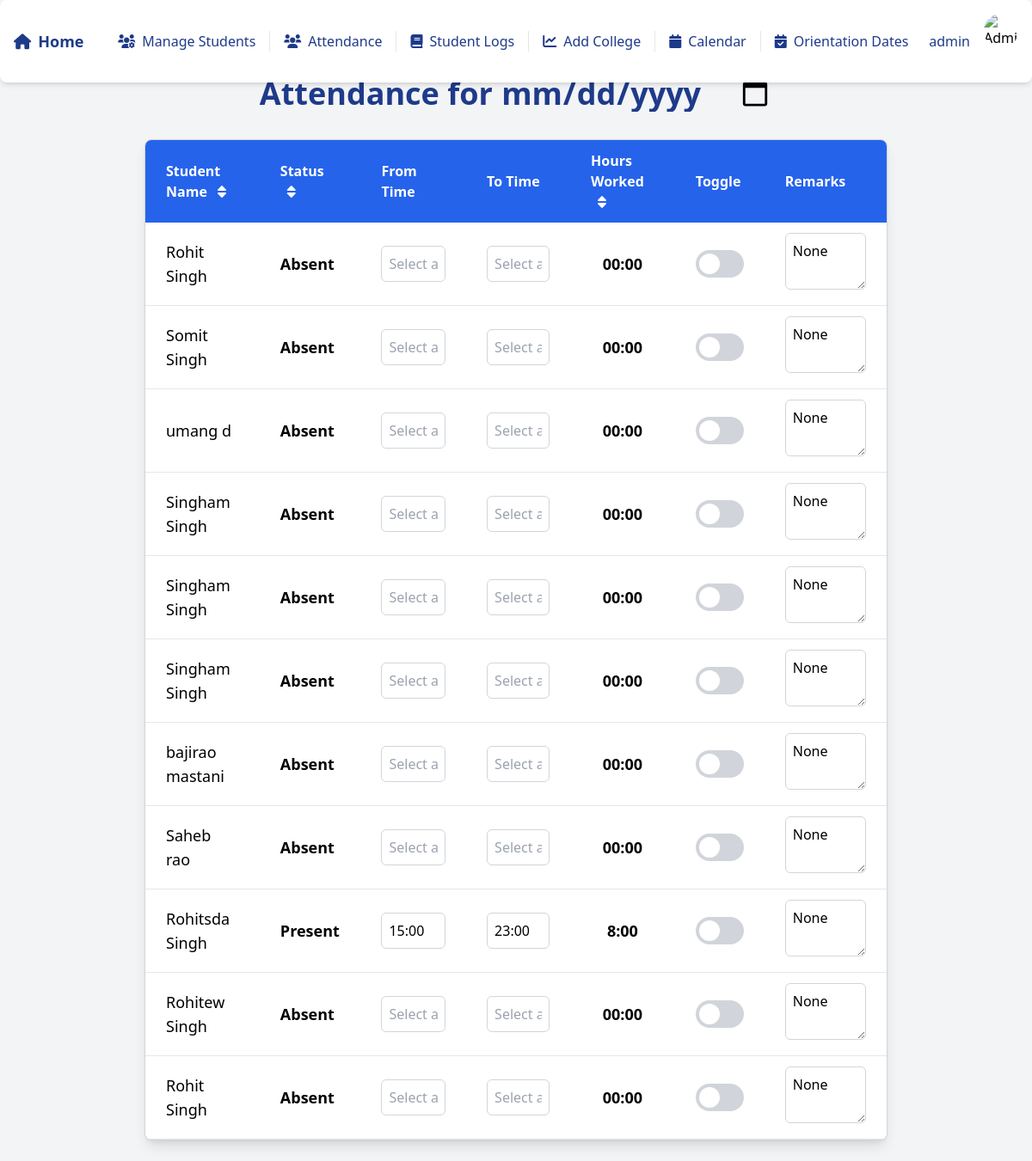
Page /attendance/ (signed in) on the earlier database version.
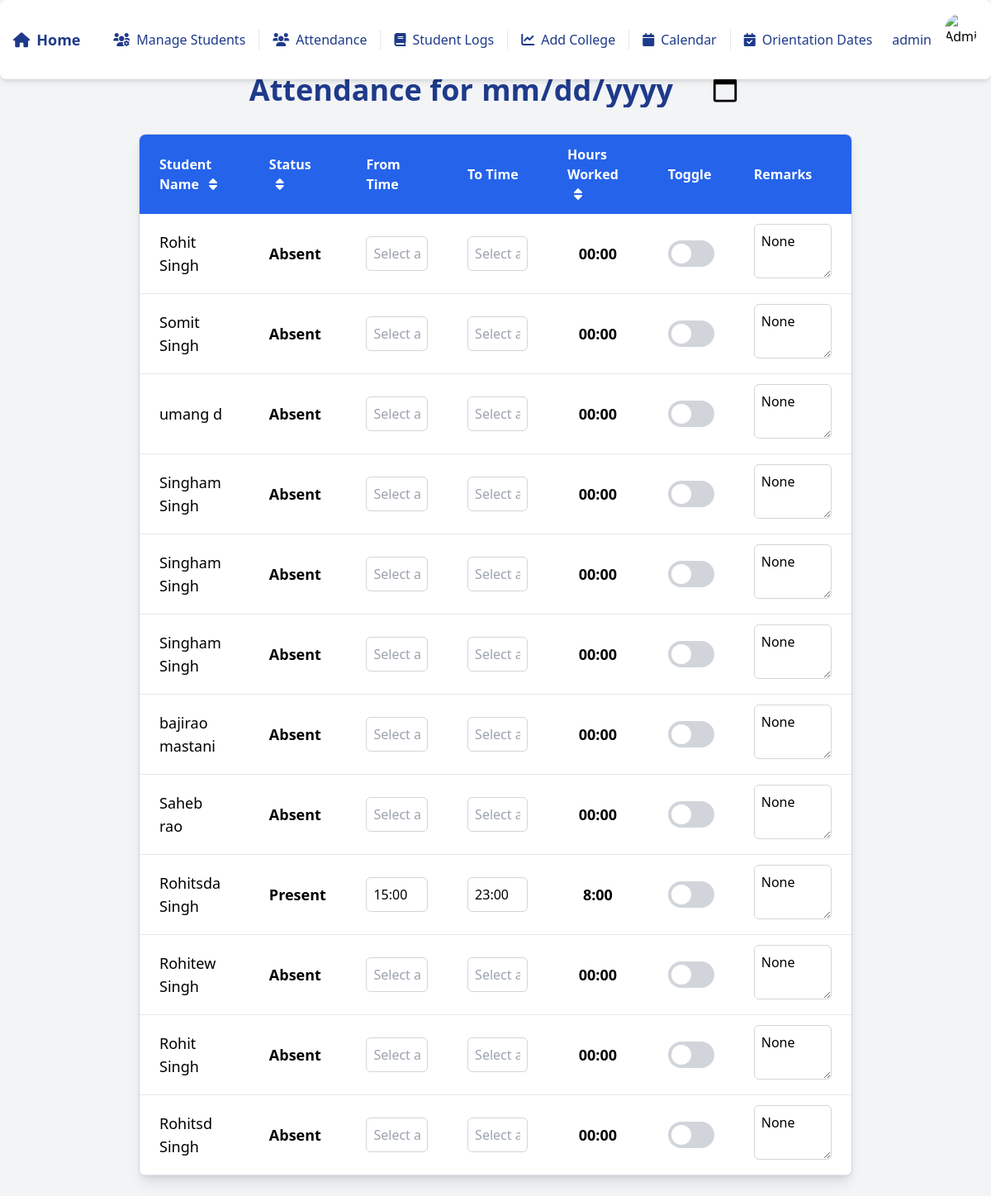
Same page on the later database version.
### students/models.py (models this page shows, shortened)
class StudentProfile(models.Model):
    SHIFT_CHOICES = [
        ('Weekdays', 'Weekdays'),
        ('Weekends', 'Weekends'),
    ]
    WEEKDAYS_CHOICES = [
        ('Monday', 'Monday'),
        ('Tuesday', 'Tuesday'),
        ('Wednesday', 'Wednesday'),
        ('Thursday', 'Thursday'),
        ('Friday', 'Friday'),
    ]
    first_name = models.CharField(max_length=100)
    last_name = models.CharField(max_length=100)
    phone = models.CharField(max_length=15, default='')
    email = models.EmailField(unique=True)
    school = models.CharField(max_length=100)
    college = models.ForeignKey(College, on_delete=models.SET_NULL, null=True, blank=True)
    lchaim_training_completed = models.BooleanField(default=False)
    police_check = models.BooleanField(default=False)
    med_docs = models.BooleanField(default=False)
    hours_requested = models.IntegerField(null=True)
    hours_completed = models.PositiveIntegerField(default=0)
    shift_requested = models.CharField(max_length=10, choices=SHIFT_CHOICES)
    weekdays_selected = models.JSONField(default=list, blank=True)  # Stores selected weekdays as a list
    assigned_shift = models.ForeignKey(Shift, on_delete=models.SET_NULL, null=True, blank=True, related_name="students")
    start_date = models.DateField(null=True)
    end_date = models.DateField(null=True)
    lchaim_orientation_date = models.ForeignKey(OrientationDate, on_delete=models.SET_NULL, null=True, blank=True)
    skills_book_completed = models.BooleanField(default=False)
    comments = models.TextField(blank=True, null=True)
    status = models.CharField(
        max_length=10,
        choices=[('Training', 'Training'), ('Graduated', 'Graduated')],
        default='Training'
    )

class VolunteerLog(models.Model):
    student = models.ForeignKey(StudentProfile, on_delete=models.CASCADE, related_name="volunteer_logs")
    date = models.DateField()
    shift = models.ForeignKey(Shift, on_delete=models.SET_NULL, null=True, blank=True)
    start_time = models.TimeField(null=True, blank=True)
    end_time = models.TimeField(null=True, blank=True)
    hours_worked = models.DecimalField(max_digits=5, decimal_places=2, null=True)
    status = models.CharField(max_length=10, choices=[('Present', 'Present'), ('Absent', 'Absent')], default='Absent')
    notes = models.TextField(blank=True, null=True)
    class Meta:
        ordering = ['date']

### students/views.py (the view)
    def wrap(request, *args, **kwargs):
        if not request.user.groups.filter(name='Admin').exists():
            return redirect('student_profile_list')
        return function(request, *args, **kwargs)

### students/views.py (called while the page is built)
def admin_required(function):
    def wrap(request, *args, **kwargs):
        if not request.user.groups.filter(name='Admin').exists():
            return redirect('student_profile_list')
        return function(request, *args, **kwargs)
    return wrap

### students/templates/attendance/attendance.html (shortened to what the changed rows need)
<!DOCTYPE html>
<html lang="en">
<head>
    <link href="https://cdn.jsdelivr.net/npm/tailwindcss@2.0.4/dist/tailwind.min.css" rel="stylesheet">
    <link rel="stylesheet" href="https://weareoutman.github.io/clockpicker/dist/jquery-clockpicker.min.css">
</head>
<body class="bg-gray-100 font-sans">
    {% include 'navbar.html' %}
    <div class="container mx-auto mt-16 px-6 lg:px-20 py-6">
        <h1 class="text-4xl font-semibold text-blue-900 mb-8 text-center">Attendance for
            <input type="date" id="attendance-date"
                class="text-4xl font-semibold text-blue-900 bg-transparent border-none focus:outline-none"
                value="{{ today|date:" Y-m-d" }}" onchange="updateDate(this)">
        </h1>
        <div class="overflow-x-auto bg-white border border-gray-300 rounded-lg shadow-lg">
            <table class="w-full table-auto" id="attendance-table">
                <thead class="bg-blue-600 text-white">
                    <tr>
                        <th class="px-6 py-3 text-left">
                            Student Name
                            <button onclick="sortTable(0)" class="ml-2 text-white">
                                <i class="fas fa-sort"></i>
                            </button>
                        </th>
                        <th class="px-6 py-3 text-left">
                            Status
                            <button onclick="sortTable(1)" class="ml-2 text-white">
                                <i class="fas fa-sort"></i>
                            </button>
                        </th>
                        <th class="px-6 py-3 text-left">From Time</th>
                        <th class="px-6 py-3 text-left">To Time</th>
                        <th class="px-6 py-3 text-left">
                            Hours Worked
                            <button onclick="sortTable(4)" class="ml-2 text-white">
                                <i class="fas fa-sort"></i>
                            </button>
                        </th>
                        <th class="px-6 py-3 text-left">Toggle</th>
                        <th class="px-6 py-3 text-left">Remarks</th>
                    </tr>
                </thead>
                <tbody>
                    {% for student_log in students %}
                    <tr class="border-b hover:bg-gray-50">
                        <td class="px-6 py-3 text-lg">{{ student_log.student.first_name }} {{ student_log.student.last_name }}</td>
                        <td class="px-6 py-3">
                            <span class="status-text text-lg font-semibold"
                                data-student-id="{{ student_log.student.id }}">
                                {{ student_log.log.status|default:'Present' }}
                            </span>
                        </td>
                        <td class="px-6 py-3">
                            <input type="text" name="time" class="from-time clockpicker w-full p-2 border border-gray-300 rounded-md"
                                data-student-id="{{ student_log.student.id }}" placeholder="Select a time"
                                value="{{ student_log.log.start_time|time:'H:i' }}" onchange="calculateAndSaveHours(this)">
                        </td>
                        <td class="px-6 py-3">
                            <input type="text" name="time" class="to-time clockpicker w-full p-2 border border-gray-300 rounded-md"
                                data-student-id="{{ student_log.student.id }}" placeholder="Select a time"
                                value="{{ student_log.log.end_time|time:'H:i' }}" onchange="calculateAndSaveHours(this)">
                        </td>
                        <td class="px-6 py-3 text-center">
                            <span class="hours-worked text-lg font-semibold"
                                data-student-id="{{ student_log.student.id }}">
                                {{ student_log.log.hours_worked|default:0 }}
                            </span>
                        </td>
                        <td class="px-6 py-3">
                            <label class="flex items-center cursor-pointer">
                                <div class="relative">
                                    <div class="block bg-gray-300 w-14 h-8 rounded-full transition-colors duration-300"></div>
                                    <div class="dot absolute left-1 top-1 bg-white w-6 h-6 rounded-full transition-transform duration-300"></div>
                                </div>
                            </label>
                        </td>
                        <td class="px-6 py-3">
                            <textarea name="notes" class="remarks-field w-full p-2 border border-gray-300 rounded-md"
                                data-student-id="{{ student_log.student.id }}"
                                oninput="saveAttendance(this)">{{ student_log.log.notes }}</textarea>
                        </td>
                    </tr>
                    {% endfor %}
                </tbody>
            </table>
        </div>
    </div>
</body>
</html>

Differences in the rows shown:
added StudentProfile: student.first_name "Rohitsd", student.last_name "Singh", log.status "Absent", log.hours_worked "00:00", notes "None"
